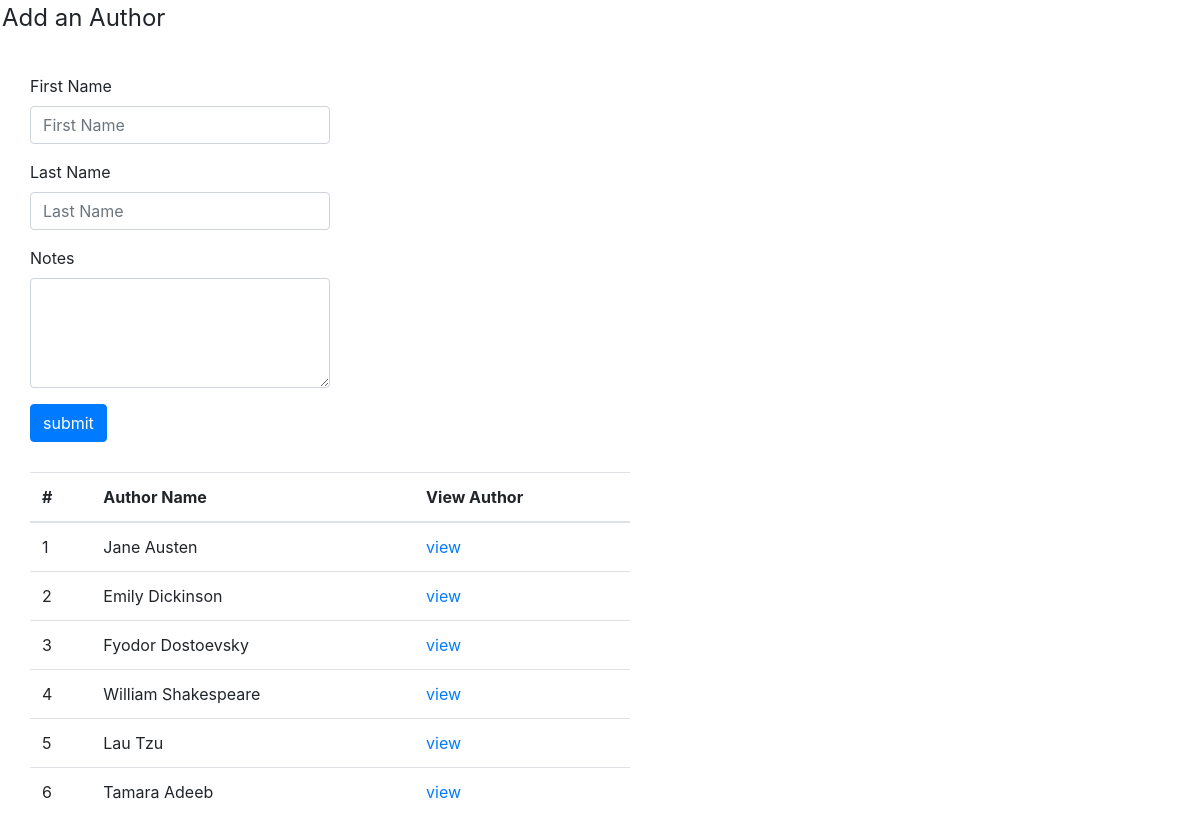
The app's page /authors, older data.
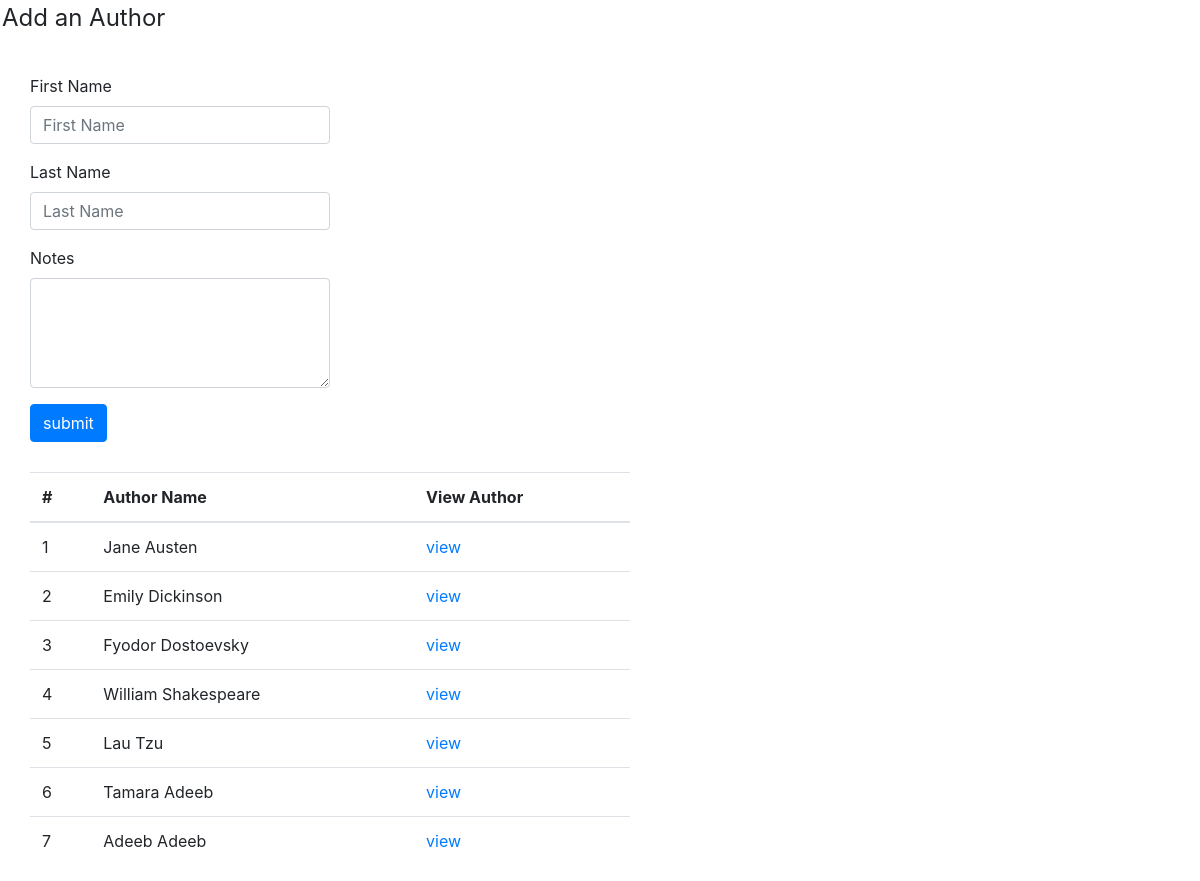
The same page, newer data.
### books_authors_app/models.py (models this page shows)
class Authors(models.Model):
    first_name = models.CharField(max_length=45)
    last_name = models.CharField(max_length=45)
    Books = models.ManyToManyField(Books,related_name="author")
    notes = models.TextField(null=True)
    created_at = models.TimeField(auto_now_add=True)
    updated_at = models.TimeField(auto_now=True)

### books_authors_app/views.py (the view)
# urls.py: path('authors',views.author),
def author(request):
    context = {
        "Author" : Authors.objects.all()
    }
    return render(request,"author.html",context)

### books_authors_app/templates/author.html (shortened to what this page needs)
<!DOCTYPE html>
<html lang="en">
<head>
    <link rel="stylesheet" href="https://maxcdn.bootstrapcdn.com/bootstrap/4.0.0/css/bootstrap.min.css"
>
</head>
<body>
    <fieldset>
        <legend>Add an Author</legend>
    <form action="/authors/data" method="POST">
        <div class="form-group">
            <label for="exampleFormControlInput1">First Name</label>
            <input type="text" name="fname" class="form-control"  style="width: 300px;"placeholder="First Name">
        </div>
        <div class="form-group">
            <label for="exampleFormControlInput1">Last Name</label>
            <input type="text" name="lname" class="form-control"  style="width: 300px;"placeholder="Last Name">
        </div>
        <div class="form-group">
            <label for="exampleFormControlTextarea1">Notes</label>
            <textarea class="form-control"  name="note"style="width: 300px;" rows="4"></textarea>
        </div>
        <input class="btn btn-primary" type="submit" value="submit">
    </form>
    <table class="table" style="width: 600px;">
        <thead>
            <tr>
                <th scope="col">#</th>
                <th scope="col">Author Name</th>
                <th scope="col">View Author</th>
            </tr>
        </thead>
        <tbody>
        {% for i in Author %}
        <tr>
            <td> {{i.id}}</td>
            <td> {{i.first_name}}  {{i.last_name}}</td>
            <td> <a href="/authors/{{i.id}}"> view </a></td>
        </tr>
        {% endfor %}
        </tbody>
    </table>
</body>
</html>

Row changes from the older to the newer data that the page shows:
added Authors: id "7", first_name "Adeeb", last_name "Adeeb"
